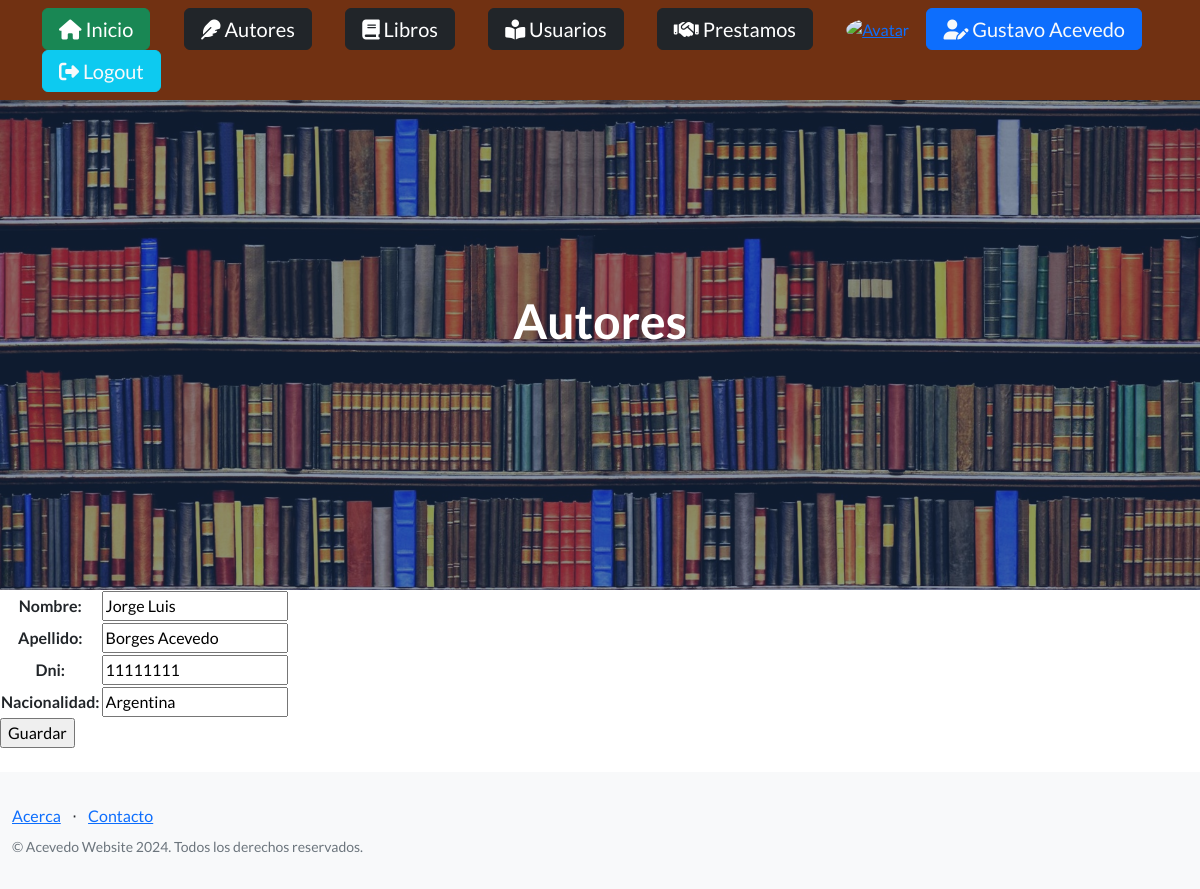
The page /autoresUpdate/9/ (signed in) on the database its author committed.
### entidades/models.py (models this page shows, shortened)
class Autor(models.Model):
    nombre = models.CharField(max_length=50)
    apellido = models.CharField(max_length=50)
    dni = models.CharField(max_length=8, unique=True)
    nacionalidad = models.CharField(max_length=50)
    class Meta:
        unique_together = ('nombre', 'apellido')
        ordering = ['dni']
        verbose_name = 'Autor'
        verbose_name_plural = 'Autores'

### entidades/views.py (the view)
# urls.py: path('autoresUpdate/<int:pk>/', AutorUpdate.as_view(), name="autoresUpdate"),
class AutorUpdate(LoginRequiredMixin, UpdateView):
    model = Autor
    form_class = AutorForm
    success_url = reverse_lazy("autores")

### entidades/forms.py (shortened to what this page needs)
class AutorForm(forms.ModelForm):
    class Meta:
        model = Autor
        fields = ["nombre", "apellido", "dni", "nacionalidad"]

### entidades/templates/entidades/autor_form.html (shortened to what this page needs)
{% extends "entidades/index.html" %}
{% block titulo %}
    <h1 class="mb-5">Autores</h1>
{% endblock titulo %}
{% block contenido %}
    <form action="" method="post">
        <table style="text-align: center;">
            {{ form.as_table }}
        </table>
        <input type="submit" value="Guardar">
    </form>
    <br>
{% endblock contenido %}

### entidades/templates/entidades/index.html (shortened to what this page needs)
<!DOCTYPE html>
<html lang="en">
    <head>
        {% load static %}
        <link href="https://cdn.jsdelivr.net/npm/bootstrap-icons@1.5.0/font/bootstrap-icons.css" rel="stylesheet" type="text/css" />
        <link href="{% static 'css/styles.css' %}" rel="stylesheet" />
        <link rel="stylesheet" href="https://cdnjs.cloudflare.com/ajax/libs/font-awesome/6.4.0/css/all.min.css">
    </head>
    <body>
        {% block navbar %}
        <nav class="navbar navbar-dark static-top" style=" background-color: #713112">
            <div class="container">
                <a class="navbar-brand btn btn-success" href="{% url 'inicio' %}"><i class="fa-solid fa-house"></i> Inicio</a>
                {% if user.is_authenticated %}
                <a class="navbar-brand btn btn-dark" href="{% url 'autores' %}"><i class="fa-solid fa-feather"></i> Autores</a>
                <a class="navbar-brand btn btn-dark" href="{% url 'libros' %}"><i class="fa-solid fa-book"></i> Libros</a>
                <a class="navbar-brand btn btn-dark" href="{% url 'usuarios' %}"><i class="fa-solid fa-book-open-reader"></i> Usuarios</a>
                <a class="navbar-brand btn btn-dark" href="{% url 'prestamos' %}"><i class="fa-solid fa-handshake"></i> Prestamos</a>
                <a href="{% url 'agregar_avatar' %}">
                    <img class="rounded-circle" src="{{ request.session.avatar }}" height="50px" width="50px" alt="Avatar">
                </a>
                <form method="post" action="{% url 'perfil' %}">
                    <button type="submit" class="navbar-brand btn btn-primary text-light"><i class="fa-solid fa-user-pen"></i> {{ user.first_name }} {{ user.last_name }}</button>
                </form>
                <form method="post" action="{% url 'logout' %}">
                    <button type="submit" class="navbar-brand btn btn-info text-light"><i class="fa-solid fa-right-from-bracket"></i> Logout</button>
                    </form>
                {% else %}
                <a class="navbar-brand btn btn-primary" href="{% url 'login' %}">Login</a>
                <a class="navbar-brand btn btn-success" href="{% url 'registro' %}">Registrarse</a>
                {% endif %}
            </div>
        </nav>
        {% endblock navbar %}
        <header class="masthead">
            <div class="container position-relative">
                <div class="row justify-content-center">
                    <div class="col-xl-6">
                        <div class="text-center text-white">
                            {% block titulo %}{% endblock titulo %}
                        </div>
                    </div>
                </div>
            </div>
        </header>
        {% block contenido %}
        {% endblock contenido %}
        {% block footer %}
        <footer class="footer bg-light">
            <div class="container">
                <div class="row">
                    <div class="col-lg-6 h-100 text-center text-lg-start my-auto">
                        <ul class="list-inline mb-2">
                            <li class="list-inline-item"><a href="{% url 'acerca' %}">Acerca</a></li>
                            <li class="list-inline-item">⋅</li>
                            <li class="list-inline-item"><a href="{% url 'contacto' %}">Contacto</a></li>
                        </ul>
                        <p class="text-muted small mb-4 mb-lg-0">&copy; Acevedo Website 2024. Todos los derechos reservados.</p>
                    </div>
                </div>
            </div>
        </footer>
    </body>
</html>
        {% endblock footer %}

### rows shown on the page
Autor: nombre "Jorge Luis", apellido "Borges Acevedo", dni "11111111", nacionalidad "Argentina"

### other values the page prints
{{ user.first_name }} "Gustavo"
{{ user.last_name }} "Acevedo"
